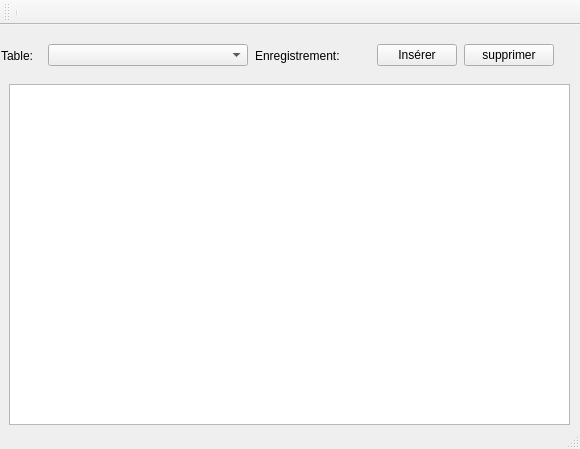
<?xml version="1.0" encoding="UTF-8"?>
<ui version="4.0">
 <class>MainWindow</class>
 <widget class="QMainWindow" name="MainWindow">
  <property name="windowModality">
   <enum>Qt::ApplicationModal</enum>
  </property>
  <property name="geometry">
   <rect>
    <x>0</x>
    <y>0</y>
    <width>580</width>
    <height>449</height>
   </rect>
  </property>
  <property name="windowTitle">
   <string>SQLbase</string>
  </property>
  <widget class="QWidget" name="centralwidget">
   <widget class="QWidget" name="horizontalLayoutWidget">
    <property name="geometry">
     <rect>
      <x>0</x>
      <y>10</y>
      <width>581</width>
      <height>41</height>
     </rect>
    </property>
    <layout class="QHBoxLayout" name="horizontalLayout">
     <item>
      <widget class="QLabel" name="label">
       <property name="maximumSize">
        <size>
         <width>40</width>
         <height>16777215</height>
        </size>
       </property>
       <property name="text">
        <string>Table:</string>
       </property>
       <property name="buddy">
        <cstring>comboBox</cstring>
       </property>
      </widget>
     </item>
     <item>
      <widget class="QComboBox" name="comboBox">
       <property name="minimumSize">
        <size>
         <width>150</width>
         <height>0</height>
        </size>
       </property>
       <property name="maximumSize">
        <size>
         <width>200</width>
         <height>16777215</height>
        </size>
       </property>
      </widget>
     </item>
     <item>
      <widget class="QLabel" name="label_2">
       <property name="maximumSize">
        <size>
         <width>115</width>
         <height>16777215</height>
        </size>
       </property>
       <property name="text">
        <string>Enregistrement:</string>
       </property>
       <property name="buddy">
        <cstring>pushButton</cstring>
       </property>
      </widget>
     </item>
     <item>
      <widget class="QPushButton" name="pushButton">
       <property name="maximumSize">
        <size>
         <width>80</width>
         <height>16777215</height>
        </size>
       </property>
       <property name="text">
        <string>Insérer</string>
       </property>
      </widget>
     </item>
     <item>
      <widget class="QPushButton" name="pushButton_2">
       <property name="maximumSize">
        <size>
         <width>90</width>
         <height>16777215</height>
        </size>
       </property>
       <property name="text">
        <string>supprimer</string>
       </property>
      </widget>
     </item>
     <item>
      <spacer name="horizontalSpacer">
       <property name="orientation">
        <enum>Qt::Horizontal</enum>
       </property>
       <property name="sizeType">
        <enum>QSizePolicy::Fixed</enum>
       </property>
       <property name="sizeHint" stdset="0">
        <size>
         <width>25</width>
         <height>20</height>
        </size>
       </property>
      </spacer>
     </item>
    </layout>
   </widget>
   <widget class="QWidget" name="verticalLayoutWidget">
    <property name="geometry">
     <rect>
      <x>9</x>
      <y>59</y>
      <width>561</width>
      <height>341</height>
     </rect>
    </property>
    <layout class="QVBoxLayout" name="verticalLayout">
     <item>
      <widget class="QTableView" name="tableView">
       <property name="frameShape">
        <enum>QFrame::StyledPanel</enum>
       </property>
      </widget>
     </item>
    </layout>
   </widget>
  </widget>
  <widget class="QStatusBar" name="statusbar"/>
  <widget class="QToolBar" name="toolBar">
   <property name="minimumSize">
    <size>
     <width>0</width>
     <height>25</height>
    </size>
   </property>
   <property name="maximumSize">
    <size>
     <width>16777215</width>
     <height>70</height>
    </size>
   </property>
   <property name="windowTitle">
    <string>toolBar</string>
   </property>
   <attribute name="toolBarArea">
    <enum>TopToolBarArea</enum>
   </attribute>
   <attribute name="toolBarBreak">
    <bool>false</bool>
   </attribute>
   <addaction name="separator"/>
  </widget>
  <widget class="QMenuBar" name="menuBar">
   <property name="geometry">
    <rect>
     <x>0</x>
     <y>0</y>
     <width>580</width>
     <height>22</height>
    </rect>
   </property>
  </widget>
 </widget>
 <resources>
  <include location="icons.qrc"/>
 </resources>
 <connections/>
</ui>
